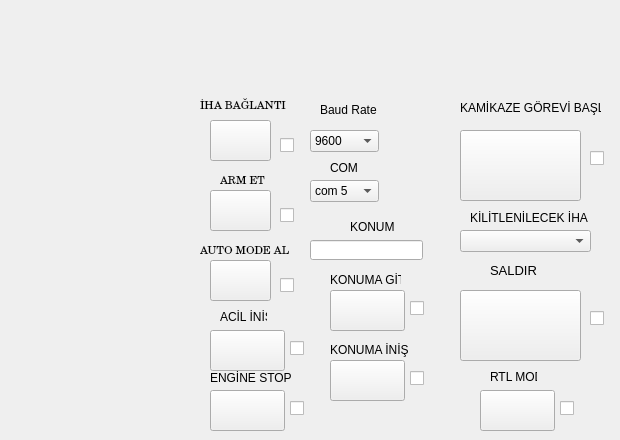
             <widget class="QWidget" name="widget_2" native="true">
              <widget class="QPushButton" name="pushButton_10">
               <property name="geometry">
                <rect>
                 <x>210</x>
                 <y>120</y>
                 <width>61</width>
                 <height>41</height>
                </rect>
               </property>
               <property name="text">
                <string/>
               </property>
               <property name="icon">
                <iconset resource="resources.qrc">
                 <normaloff>:/icons/icons/power.svg</normaloff>:/icons/icons/power.svg</iconset>
               </property>
               <property name="iconSize">
                <size>
                 <width>30</width>
                 <height>30</height>
                </size>
               </property>
              </widget>
              <widget class="QLabel" name="label_6">
               <property name="geometry">
                <rect>
                 <x>200</x>
                 <y>90</y>
                 <width>91</width>
                 <height>31</height>
                </rect>
               </property>
               <property name="font">
                <font>
                 <family>Century</family>
                 <pointsize>8</pointsize>
                 <weight>50</weight>
                 <italic>false</italic>
                 <bold>false</bold>
                </font>
               </property>
               <property name="text">
                <string>İHA BAĞLANTI</string>
               </property>
              </widget>
              <widget class="QCheckBox" name="checkBox">
               <property name="geometry">
                <rect>
                 <x>280</x>
                 <y>130</y>
                 <width>21</width>
                 <height>31</height>
                </rect>
               </property>
               <property name="sizePolicy">
                <sizepolicy hsizetype="Minimum" vsizetype="Fixed">
                 <horstretch>0</horstretch>
                 <verstretch>0</verstretch>
                </sizepolicy>
               </property>
               <property name="font">
                <font>
                 <pointsize>8</pointsize>
                 <stylestrategy>PreferDefault</stylestrategy>
                </font>
               </property>
               <property name="cursor">
                <cursorShape>ArrowCursor</cursorShape>
               </property>
               <property name="layoutDirection">
                <enum>Qt::LeftToRight</enum>
               </property>
               <property name="autoFillBackground">
                <bool>false</bool>
               </property>
               <property name="styleSheet">
                <string notr="true"/>
               </property>
               <property name="text">
                <string/>
               </property>
               <property name="iconSize">
                <size>
                 <width>20</width>
                 <height>20</height>
                </size>
               </property>
              </widget>
              <widget class="QPushButton" name="pushButton_11">
               <property name="geometry">
                <rect>
                 <x>210</x>
                 <y>190</y>
                 <width>61</width>
                 <height>41</height>
                </rect>
               </property>
               <property name="text">
                <string/>
               </property>
               <property name="icon">
                <iconset resource="resources.qrc">
                 <normaloff>:/icons/icons/crosshair.svg</normaloff>:/icons/icons/crosshair.svg</iconset>
               </property>
               <property name="iconSize">
                <size>
                 <width>30</width>
                 <height>30</height>
                </size>
               </property>
              </widget>
              <widget class="QLabel" name="label_9">
               <property name="geometry">
                <rect>
                 <x>220</x>
                 <y>170</y>
                 <width>51</width>
                 <height>21</height>
                </rect>
               </property>
               <property name="font">
                <font>
                 <family>Century</family>
                 <pointsize>8</pointsize>
                 <weight>50</weight>
                 <italic>false</italic>
                 <bold>false</bold>
                </font>
               </property>
               <property name="text">
                <string>ARM ET</string>
               </property>
              </widget>
              <widget class="QCheckBox" name="checkBox_2">
               <property name="geometry">
                <rect>
                 <x>280</x>
                 <y>200</y>
                 <width>21</width>
                 <height>31</height>
                </rect>
               </property>
               <property name="sizePolicy">
                <sizepolicy hsizetype="Minimum" vsizetype="Fixed">
                 <horstretch>0</horstretch>
                 <verstretch>0</verstretch>
                </sizepolicy>
               </property>
               <property name="font">
                <font>
                 <pointsize>8</pointsize>
                 <stylestrategy>PreferDefault</stylestrategy>
                </font>
               </property>
               <property name="cursor">
                <cursorShape>ArrowCursor</cursorShape>
               </property>
               <property name="layoutDirection">
                <enum>Qt::LeftToRight</enum>
               </property>
               <property name="autoFillBackground">
                <bool>false</bool>
               </property>
               <property name="styleSheet">
                <string notr="true"/>
               </property>
               <property name="text">
                <string/>
               </property>
               <property name="iconSize">
                <size>
                 <width>20</width>
                 <height>20</height>
                </size>
               </property>
              </widget>
              <widget class="QComboBox" name="comboBox_2">
               <property name="geometry">
                <rect>
                 <x>310</x>
                 <y>130</y>
                 <width>69</width>
                 <height>22</height>
                </rect>
               </property>
               <item>
                <property name="text">
                 <string>9600</string>
                </property>
               </item>
               <item>
                <property name="text">
                 <string>57600</string>
                </property>
               </item>
               <item>
                <property name="text">
                 <string>115200</string>
                </property>
               </item>
              </widget>
              <widget class="QLabel" name="label_10">
               <property name="geometry">
                <rect>
                 <x>320</x>
                 <y>100</y>
                 <width>61</width>
                 <height>20</height>
                </rect>
               </property>
               <property name="text">
                <string>Baud Rate</string>
               </property>
              </widget>
              <widget class="QPushButton" name="pushButton_12">
               <property name="geometry">
                <rect>
                 <x>210</x>
                 <y>260</y>
                 <width>61</width>
                 <height>41</height>
                </rect>
               </property>
               <property name="text">
                <string/>
               </property>
               <property name="icon">
                <iconset resource="resources.qrc">
                 <normaloff>:/icons/icons/send.svg</normaloff>:/icons/icons/send.svg</iconset>
               </property>
               <property name="iconSize">
                <size>
                 <width>30</width>
                 <height>30</height>
                </size>
               </property>
              </widget>
              <widget class="QLabel" name="label_7">
               <property name="geometry">
                <rect>
                 <x>200</x>
                 <y>240</y>
                 <width>101</width>
                 <height>21</height>
                </rect>
               </property>
               <property name="font">
                <font>
                 <family>Century</family>
                 <pointsize>8</pointsize>
                 <weight>50</weight>
                 <italic>false</italic>
                 <bold>false</bold>
                </font>
               </property>
               <property name="text">
                <string>AUTO MODE AL</string>
               </property>
              </widget>
              <widget class="QCheckBox" name="checkBox_3">
               <property name="geometry">
                <rect>
                 <x>280</x>
                 <y>270</y>
                 <width>21</width>
                 <height>31</height>
                </rect>
               </property>
               <property name="sizePolicy">
                <sizepolicy hsizetype="Minimum" vsizetype="Fixed">
                 <horstretch>0</horstretch>
                 <verstretch>0</verstretch>
                </sizepolicy>
               </property>
               <property name="font">
                <font>
                 <pointsize>8</pointsize>
                 <stylestrategy>PreferDefault</stylestrategy>
                </font>
               </property>
               <property name="cursor">
                <cursorShape>ArrowCursor</cursorShape>
               </property>
               <property name="layoutDirection">
                <enum>Qt::LeftToRight</enum>
               </property>
               <property name="autoFillBackground">
                <bool>false</bool>
               </property>
               <property name="styleSheet">
                <string notr="true"/>
               </property>
               <property name="text">
                <string/>
               </property>
               <property name="iconSize">
                <size>
                 <width>20</width>
                 <height>20</height>
                </size>
               </property>
              </widget>
              <widget class="QComboBox" name="comboBox">
               <property name="geometry">
                <rect>
                 <x>310</x>
                 <y>180</y>
                 <width>69</width>
                 <height>22</height>
                </rect>
               </property>
               <item>
                <property name="text">
                 <string>com 5</string>
                </property>
               </item>
              </widget>
              <widget class="QLabel" name="label_8">
               <property name="geometry">
                <rect>
                 <x>330</x>
                 <y>160</y>
                 <width>31</width>
                 <height>16</height>
                </rect>
               </property>
               <property name="text">
                <string>COM</string>
               </property>
              </widget>
              <widget class="QPushButton" name="pushButton_13">
               <property name="geometry">
                <rect>
                 <x>460</x>
                 <y>130</y>
                 <width>121</width>
                 <height>71</height>
                </rect>
               </property>
               <property name="text">
                <string/>
               </property>
               <property name="icon">
                <iconset resource="resources.qrc">
                 <normaloff>:/icons/icons/codesandbox.svg</normaloff>:/icons/icons/codesandbox.svg</iconset>
               </property>
               <property name="iconSize">
                <size>
                 <width>32</width>
                 <height>32</height>
                </size>
               </property>
              </widget>
              <widget class="QLabel" name="label_11">
               <property name="geometry">
                <rect>
                 <x>460</x>
                 <y>100</y>
                 <width>141</width>
                 <height>16</height>
                </rect>
               </property>
               <property name="text">
                <string>KAMİKAZE GÖREVİ BAŞLAT</string>
               </property>
              </widget>
              <widget class="QLabel" name="label_12">
               <property name="geometry">
                <rect>
                 <x>490</x>
                 <y>260</y>
                 <width>61</width>
                 <height>21</height>
                </rect>
               </property>
               <property name="font">
                <font>
                 <pointsize>10</pointsize>
                </font>
               </property>
               <property name="text">
                <string>SALDIR</string>
               </property>
              </widget>
              <widget class="QPushButton" name="pushButton_14">
               <property name="geometry">
                <rect>
                 <x>460</x>
                 <y>290</y>
                 <width>121</width>
                 <height>71</height>
                </rect>
               </property>
               <property name="text">
                <string/>
               </property>
               <property name="icon">
                <iconset resource="resources.qrc">
                 <normaloff>:/icons/icons/crosshair.svg</normaloff>:/icons/icons/crosshair.svg</iconset>
               </property>
               <property name="iconSize">
                <size>
                 <width>32</width>
                 <height>32</height>
                </size>
               </property>
              </widget>
              <widget class="QLabel" name="label_13">
               <property name="geometry">
                <rect>
                 <x>470</x>
                 <y>210</y>
                 <width>121</width>
                 <height>16</height>
                </rect>
               </property>
               <property name="text">
                <string>KİLİTLENİLECEK İHA</string>
               </property>
              </widget>
              <widget class="QComboBox" name="comboBox_3">
               <property name="geometry">
                <rect>
                 <x>460</x>
                 <y>230</y>
                 <width>131</width>
                 <height>22</height>
                </rect>
               </property>
              </widget>
              <widget class="QPushButton" name="pushButton_16">
               <property name="geometry">
                <rect>
                 <x>210</x>
                 <y>330</y>
                 <width>75</width>
                 <height>41</height>
                </rect>
               </property>
               <property name="text">
                <string/>
               </property>
               <property name="icon">
                <iconset resource="resources.qrc">
                 <normaloff>:/icons/icons/arrow-down.svg</normaloff>:/icons/icons/arrow-down.svg</iconset>
               </property>
               <property name="iconSize">
                <size>
                 <width>30</width>
                 <height>30</height>
                </size>
               </property>
              </widget>
              <widget class="QLabel" name="label_17">
               <property name="geometry">
                <rect>
                 <x>220</x>
                 <y>310</y>
                 <width>47</width>
                 <height>13</height>
                </rect>
               </property>
               <property name="text">
                <string>ACİL İNİŞ</string>
               </property>
              </widget>
              <widget class="QPushButton" name="pushButton_17">
               <property name="geometry">
                <rect>
                 <x>210</x>
                 <y>390</y>
                 <width>75</width>
                 <height>41</height>
                </rect>
               </property>
               <property name="text">
                <string/>
               </property>
               <property name="icon">
                <iconset resource="resources.qrc">
                 <normaloff>:/icons/icons/alert-octagon.svg</normaloff>:/icons/icons/alert-octagon.svg</iconset>
               </property>
               <property name="iconSize">
                <size>
                 <width>30</width>
                 <height>30</height>
                </size>
               </property>
              </widget>
              <widget class="QLabel" name="label_18">
               <property name="geometry">
                <rect>
                 <x>210</x>
                 <y>370</y>
                 <width>81</width>
                 <height>16</height>
                </rect>
               </property>
               <property name="text">
                <string>ENGİNE STOP</string>
               </property>
              </widget>
              <widget class="QPushButton" name="pushButton_18">
               <property name="geometry">
                <rect>
                 <x>330</x>
                 <y>290</y>
                 <width>75</width>
                 <height>41</height>
                </rect>
               </property>
               <property name="text">
                <string/>
               </property>
               <property name="icon">
                <iconset resource="resources.qrc">
                 <normaloff>:/icons/icons/arrow-left-circle.svg</normaloff>:/icons/icons/arrow-left-circle.svg</iconset>
               </property>
               <property name="iconSize">
                <size>
                 <width>30</width>
                 <height>30</height>
                </size>
               </property>
              </widget>
              <widget class="QLabel" name="label_19">
               <property name="geometry">
                <rect>
                 <x>330</x>
                 <y>270</y>
                 <width>71</width>
                 <height>20</height>
                </rect>
               </property>
               <property name="text">
                <string>KONUMA GİT</string>
               </property>
              </widget>
              <widget class="QLineEdit" name="lineEdit_2">
               <property name="geometry">
                <rect>
                 <x>310</x>
                 <y>240</y>
                 <width>113</width>
                 <height>20</height>
                </rect>
               </property>
              </widget>
              <widget class="QPushButton" name="pushButton_19">
               <property name="geometry">
                <rect>
                 <x>480</x>
                 <y>390</y>
                 <width>75</width>
                 <height>41</height>
                </rect>
               </property>
               <property name="text">
                <string/>
               </property>
               <property name="icon">
                <iconset resource="resources.qrc">
                 <normaloff>:/icons/icons/coffee.svg</normaloff>:/icons/icons/coffee.svg</iconset>
               </property>
               <property name="iconSize">
                <size>
                 <width>30</width>
                 <height>30</height>
                </size>
               </property>
              </widget>
              <widget class="QLabel" name="label_20">
               <property name="geometry">
                <rect>
                 <x>490</x>
                 <y>370</y>
                 <width>47</width>
                 <height>13</height>
                </rect>
               </property>
               <property name="text">
                <string>RTL MOD</string>
               </property>
              </widget>
              <widget class="QPushButton" name="pushButton_20">
               <property name="geometry">
                <rect>
                 <x>330</x>
                 <y>360</y>
                 <width>75</width>
                 <height>41</height>
                </rect>
               </property>
               <property name="text">
                <string/>
               </property>
               <property name="icon">
                <iconset resource="resources.qrc">
                 <normaloff>:/icons/icons/arrow-down-circle.svg</normaloff>:/icons/icons/arrow-down-circle.svg</iconset>
               </property>
               <property name="iconSize">
                <size>
                 <width>30</width>
                 <height>30</height>
                </size>
               </property>
              </widget>
              <widget class="QLabel" name="label_22">
               <property name="geometry">
                <rect>
                 <x>330</x>
                 <y>340</y>
                 <width>81</width>
                 <height>20</height>
                </rect>
               </property>
               <property name="text">
                <string>KONUMA İNİŞ</string>
               </property>
              </widget>
              <widget class="QLabel" name="label_23">
               <property name="geometry">
                <rect>
                 <x>350</x>
                 <y>220</y>
                 <width>47</width>
                 <height>13</height>
                </rect>
               </property>
               <property name="text">
                <string>KONUM</string>
               </property>
              </widget>
              <widget class="QCheckBox" name="checkBox_4">
               <property name="geometry">
                <rect>
                 <x>290</x>
                 <y>340</y>
                 <width>21</width>
                 <height>17</height>
                </rect>
               </property>
               <property name="text">
                <string/>
               </property>
              </widget>
              <widget class="QCheckBox" name="checkBox_5">
               <property name="geometry">
                <rect>
                 <x>290</x>
                 <y>400</y>
                 <width>21</width>
                 <height>17</height>
                </rect>
               </property>
               <property name="text">
                <string/>
               </property>
              </widget>
              <widget class="QCheckBox" name="checkBox_6">
               <property name="geometry">
                <rect>
                 <x>410</x>
                 <y>370</y>
                 <width>21</width>
                 <height>17</height>
                </rect>
               </property>
               <property name="text">
                <string/>
               </property>
              </widget>
              <widget class="QCheckBox" name="checkBox_7">
               <property name="geometry">
                <rect>
                 <x>410</x>
                 <y>300</y>
                 <width>21</width>
                 <height>17</height>
                </rect>
               </property>
               <property name="text">
                <string/>
               </property>
              </widget>
              <widget class="QCheckBox" name="checkBox_8">
               <property name="geometry">
                <rect>
                 <x>590</x>
                 <y>150</y>
                 <width>21</width>
                 <height>17</height>
                </rect>
               </property>
               <property name="text">
                <string/>
               </property>
              </widget>
              <widget class="QCheckBox" name="checkBox_9">
               <property name="geometry">
                <rect>
                 <x>590</x>
                 <y>310</y>
                 <width>21</width>
                 <height>17</height>
                </rect>
               </property>
               <property name="text">
                <string/>
               </property>
              </widget>
              <widget class="QCheckBox" name="checkBox_10">
               <property name="geometry">
                <rect>
                 <x>560</x>
                 <y>400</y>
                 <width>21</width>
                 <height>17</height>
                </rect>
               </property>
               <property name="text">
                <string/>
               </property>
              </widget>
             </widget>
